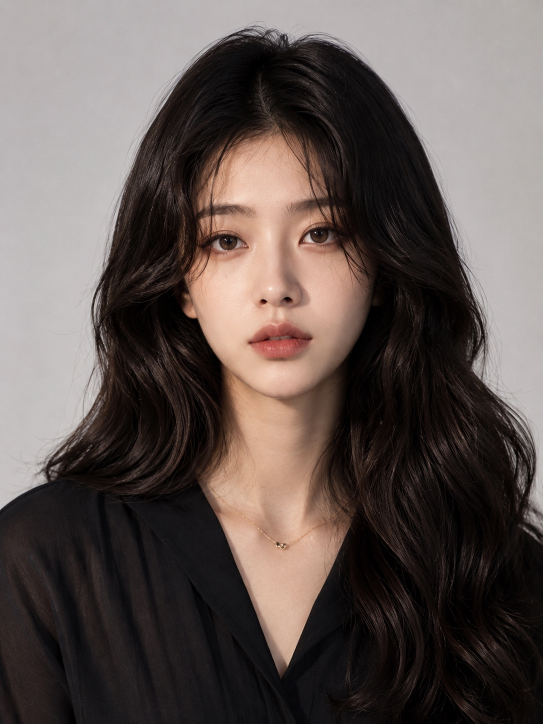
#> input picture output/moe-response-review-v1/reference_identity/fictional_adult_reference.jpeg, 1086 x 1448 px (shown at 1/2 size)
$ python build_identity_v4_comparison.py
#> lines starting #> are read from the running program, lines starting #| are printed output that depends on the picture
from pathlib import Path

from PIL import Image, ImageDraw, ImageFont, ImageOps


ROOT = Path(__file__).resolve().parents[2]
OUT = Path(__file__).resolve().parent / "identity_v4_comparison.png"
FONT_PATH = Path("/System/Library/Fonts/Supplemental/Arial.ttf")
TILE_WIDTH = 560
IMAGE_HEIGHT = 780
LABEL_HEIGHT = 54

PANELS = [
    (
        "REFERENCE IDENTITY",
        ROOT / "output/moe-response-review-v1/reference_identity/fictional_adult_reference.jpeg",
    ),
    (
        "PRIOR FIXED-IDENTITY V3",
        ROOT / "output/moe-response-review-v1/ko_tsundere_nekomimi_maid/render_identity_control.png",
    ),
    (
        "V4 NONSEXUAL RUNTIME RETRY",
        ROOT
        / "output/moe-response-review-v1/ko_tsundere_nekomimi_maid/render_post_pixel_contract_nonsexual_retry.png",
    ),
]


font = ImageFont.truetype(str(FONT_PATH), 25)
sheet = Image.new("RGB", (TILE_WIDTH * len(PANELS), IMAGE_HEIGHT + LABEL_HEIGHT), "black")
#> sheet: PIL image 1680x834 RGB; every value is 0

for index, (label, path) in enumerate(PANELS):
    with Image.open(path) as source:
#> source is the input picture: PIL image 1086x1448 RGB; mean R, G, B 95.6, 84.9, 81.1
        fitted = ImageOps.contain(source.convert("RGB"), (TILE_WIDTH, IMAGE_HEIGHT))
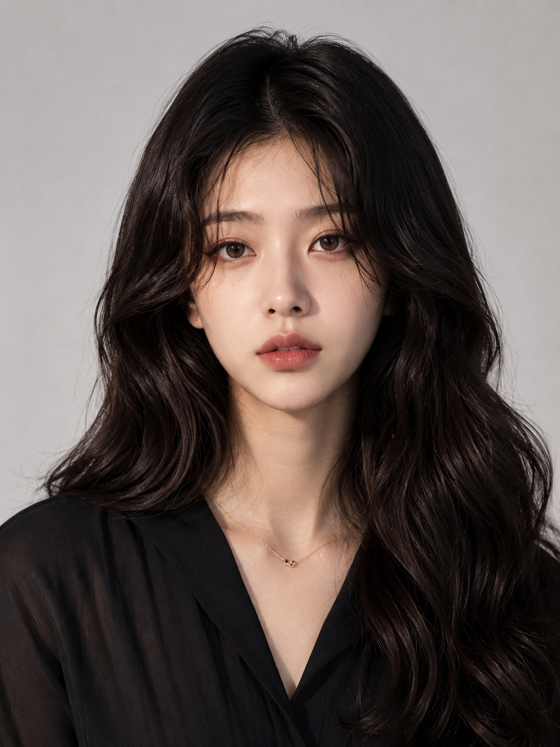
#> fitted: PIL image 560x747 RGB; mean R, G, B 95.6, 84.9, 81.1
    tile = Image.new("RGB", (TILE_WIDTH, IMAGE_HEIGHT + LABEL_HEIGHT), "black")
#> tile: PIL image 560x834 RGB; every value is 0
    tile.paste(fitted, ((TILE_WIDTH - fitted.width) // 2, LABEL_HEIGHT))
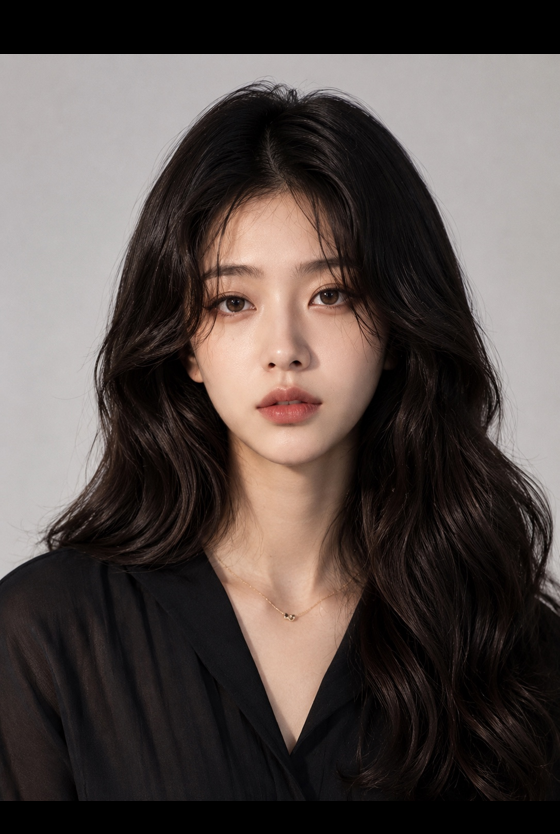
#> tile: PIL image 560x834 RGB; mean R, G, B 85.6, 76.1, 72.6
    draw = ImageDraw.Draw(tile)
    bounds = draw.textbbox((0, 0), label, font=font)
#> bounds = (0, 6, 271, 24)
    draw.text(
        ((TILE_WIDTH - (bounds[2] - bounds[0])) / 2, 12),
        label,
        font=font,
        fill="white",
    )
    sheet.paste(tile, (index * TILE_WIDTH, 0))
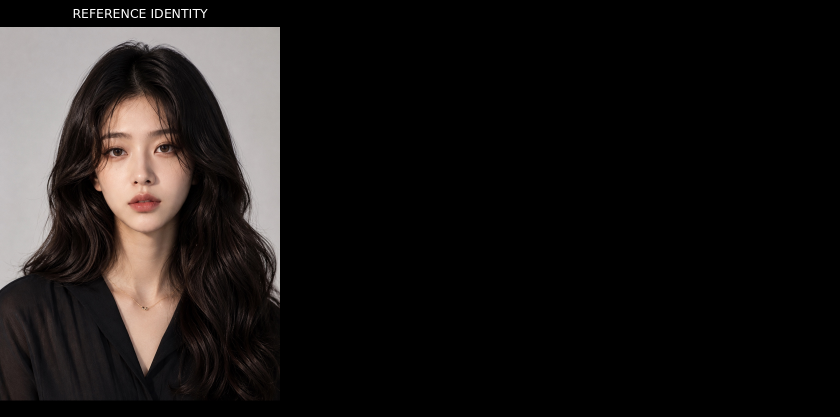
#> sheet: PIL image 1680x834 RGB (shown at 1/2 size); mean R, G, B 28.8, 25.6, 24.5
#> pass 2 of the loop `for index, (label, path) in enumerate(PANELS):`:
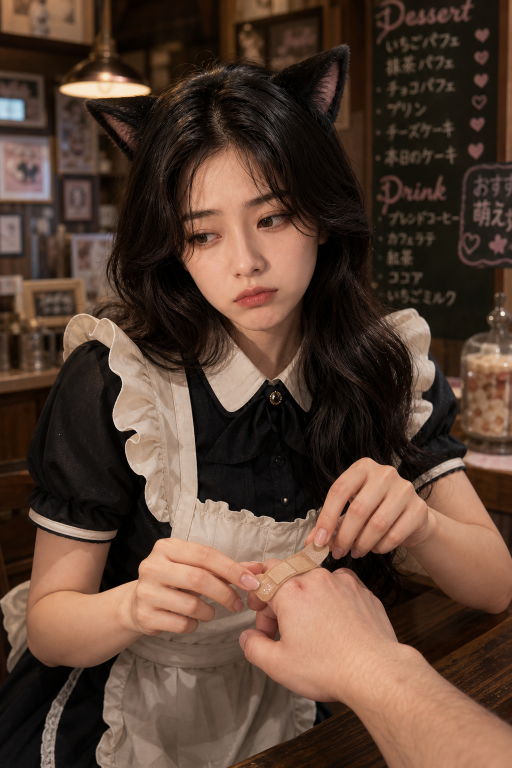
#> input picture output/moe-response-review-v1/ko_tsundere_nekomimi_maid/render_identity_control.png, 1024 x 1536 px (shown at 1/2 size)
#> source is the input picture: PIL image 1024x1536 RGB; mean R, G, B 88.5, 65.4, 52.3
#> fitted: PIL image 520x780 RGB
#> `tile.paste(fitted, ((TILE_WIDTH - fitted.width) // 2, LABEL_HEIGHT))`:
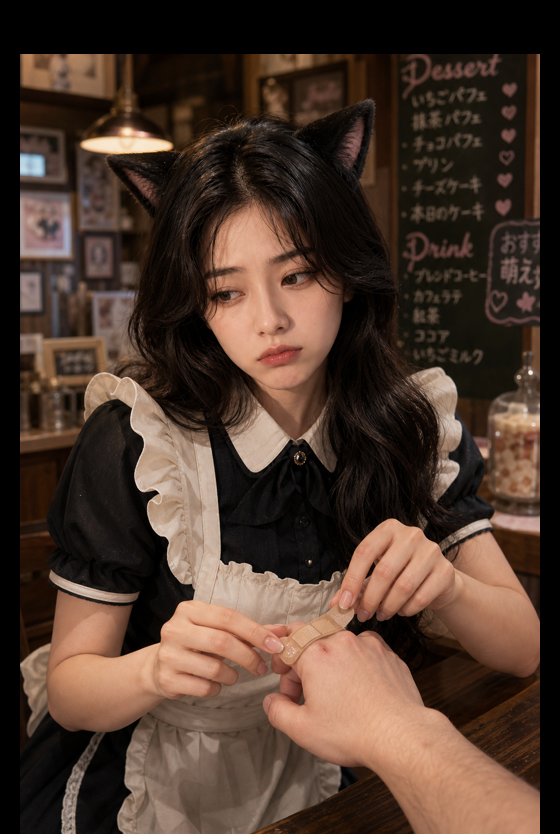
#> tile: PIL image 560x834 RGB; mean R, G, B 76.8, 56.8, 45.4
#> bounds = (0, 6, 323, 24)
#> `sheet.paste(tile, (index * TILE_WIDTH, 0))`:
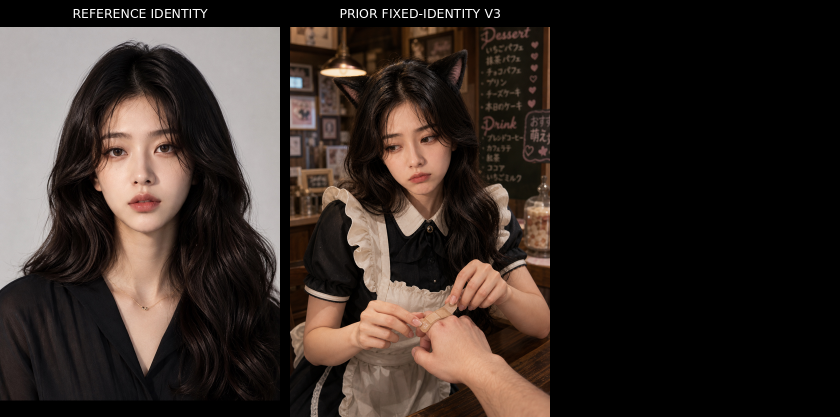
#> sheet: PIL image 1680x834 RGB (shown at 1/2 size); mean R, G, B 54.7, 44.9, 40
#> pass 3 of the loop `for index, (label, path) in enumerate(PANELS):`:
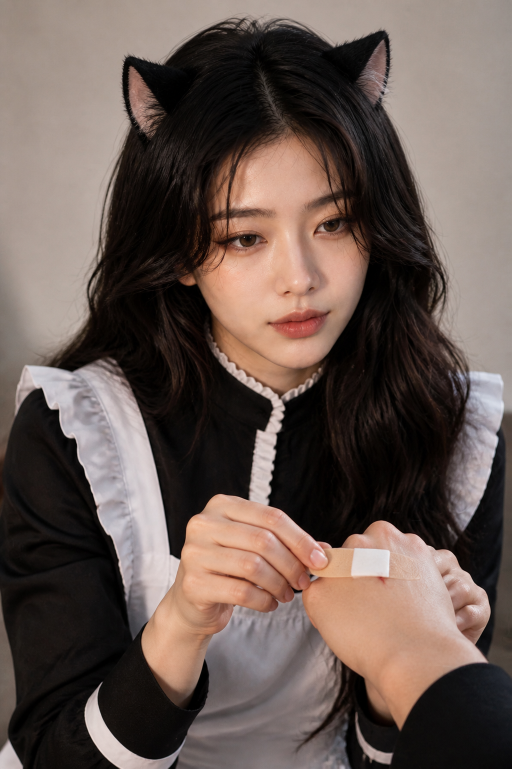
#> input picture output/moe-response-review-v1/ko_tsundere_nekomimi_maid/render_post_pixel_contract_nonsexual_retry.png, 1023 x 1537 px (shown at 1/2 size)
#> source is the input picture: PIL image 1023x1537 RGB; mean R, G, B 102.8, 87.3, 80.8
#> fitted: PIL image 519x780 RGB
#> `tile.paste(fitted, ((TILE_WIDTH - fitted.width) // 2, LABEL_HEIGHT))`:
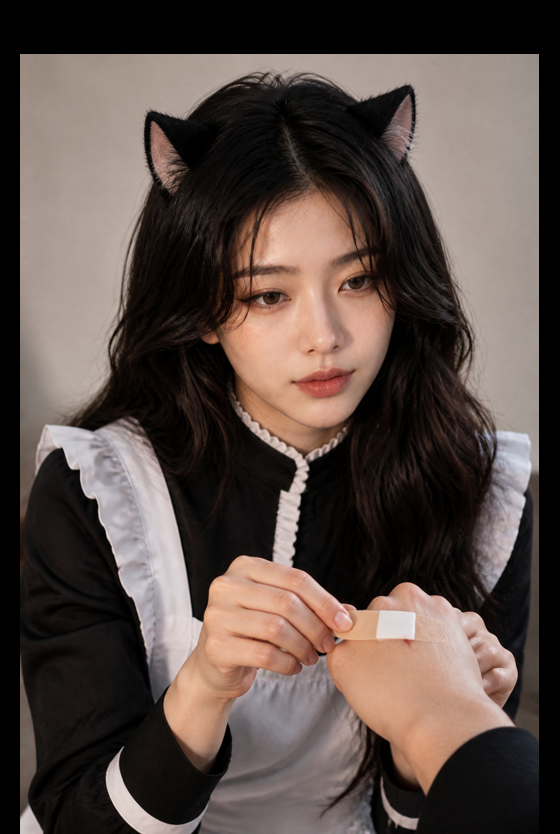
#> tile: PIL image 560x834 RGB; mean R, G, B 89.1, 75.7, 70
#> bounds = (0, 6, 407, 24)
#> `sheet.paste(tile, (index * TILE_WIDTH, 0))`:
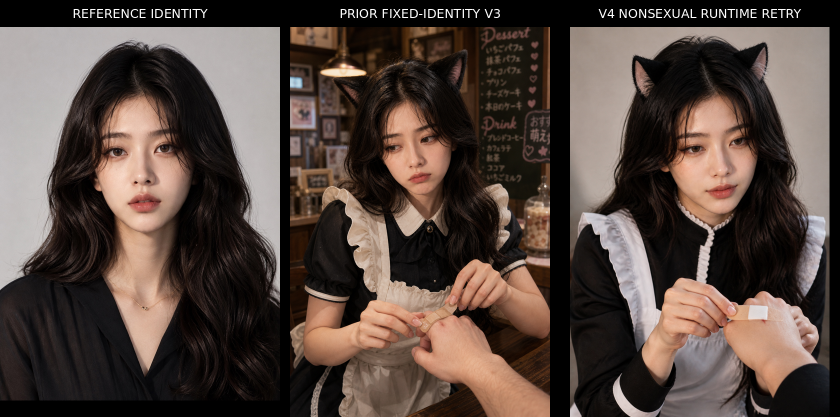
#> sheet: PIL image 1680x834 RGB (shown at 1/2 size); mean R, G, B 84.8, 70.5, 63.7

sheet.save(OUT, format="PNG", optimize=True)
